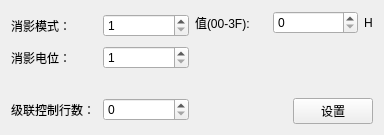
<?xml version="1.0" encoding="UTF-8"?>
<ui version="4.0">
 <class>MOS5366config</class>
 <widget class="QWidget" name="MOS5366config">
  <property name="geometry">
   <rect>
    <x>0</x>
    <y>0</y>
    <width>384</width>
    <height>135</height>
   </rect>
  </property>
  <property name="windowTitle">
   <string>5366行管设置</string>
  </property>
  <layout class="QVBoxLayout" name="verticalLayout_3">
   <item>
    <layout class="QHBoxLayout" name="horizontalLayout_6">
     <item>
      <layout class="QVBoxLayout" name="verticalLayout">
       <item>
        <layout class="QHBoxLayout" name="horizontalLayout">
         <item>
          <widget class="QLabel" name="label">
           <property name="text">
            <string>消影模式：    </string>
           </property>
          </widget>
         </item>
         <item>
          <widget class="QSpinBox" name="ShadowingModespinBox">
           <property name="minimum">
            <number>1</number>
           </property>
           <property name="maximum">
            <number>2</number>
           </property>
           <property name="singleStep">
            <number>1</number>
           </property>
          </widget>
         </item>
        </layout>
       </item>
       <item>
        <layout class="QHBoxLayout" name="horizontalLayout_2">
         <item>
          <widget class="QLabel" name="label_2">
           <property name="text">
            <string>消影电位：    </string>
           </property>
          </widget>
         </item>
         <item>
          <widget class="QSpinBox" name="ShadowingVoltagespinBox">
           <property name="minimum">
            <number>1</number>
           </property>
           <property name="maximum">
            <number>16</number>
           </property>
           <property name="singleStep">
            <number>1</number>
           </property>
          </widget>
         </item>
        </layout>
       </item>
       <item>
        <spacer name="horizontalSpacer">
         <property name="orientation">
          <enum>Qt::Horizontal</enum>
         </property>
         <property name="sizeHint" stdset="0">
          <size>
           <width>40</width>
           <height>20</height>
          </size>
         </property>
        </spacer>
       </item>
       <item>
        <layout class="QHBoxLayout" name="horizontalLayout_3">
         <item>
          <widget class="QLabel" name="label_3">
           <property name="text">
            <string>级联控制行数：</string>
           </property>
          </widget>
         </item>
         <item>
          <widget class="QSpinBox" name="CascadeControlspinBox">
           <property name="maximum">
            <number>65535</number>
           </property>
          </widget>
         </item>
        </layout>
       </item>
      </layout>
     </item>
     <item>
      <layout class="QVBoxLayout" name="verticalLayout_2">
       <item>
        <layout class="QHBoxLayout" name="horizontalLayout_4" stretch="0,1,0">
         <item>
          <widget class="QLabel" name="label_4">
           <property name="text">
            <string>值(00-3F):     </string>
           </property>
          </widget>
         </item>
         <item>
          <widget class="QSpinBox" name="ValuespinBox">
           <property name="maximum">
            <number>63</number>
           </property>
          </widget>
         </item>
         <item>
          <widget class="QLabel" name="label_5">
           <property name="text">
            <string>H</string>
           </property>
          </widget>
         </item>
        </layout>
       </item>
       <item>
        <spacer name="verticalSpacer">
         <property name="orientation">
          <enum>Qt::Vertical</enum>
         </property>
         <property name="sizeHint" stdset="0">
          <size>
           <width>20</width>
           <height>40</height>
          </size>
         </property>
        </spacer>
       </item>
       <item>
        <layout class="QHBoxLayout" name="horizontalLayout_5">
         <item>
          <spacer name="horizontalSpacer_2">
           <property name="orientation">
            <enum>Qt::Horizontal</enum>
           </property>
           <property name="sizeHint" stdset="0">
            <size>
             <width>40</width>
             <height>20</height>
            </size>
           </property>
          </spacer>
         </item>
         <item>
          <widget class="QPushButton" name="SettingpushButton">
           <property name="text">
            <string>设置</string>
           </property>
          </widget>
         </item>
        </layout>
       </item>
      </layout>
     </item>
    </layout>
   </item>
  </layout>
 </widget>
 <resources/>
 <connections/>
</ui>
